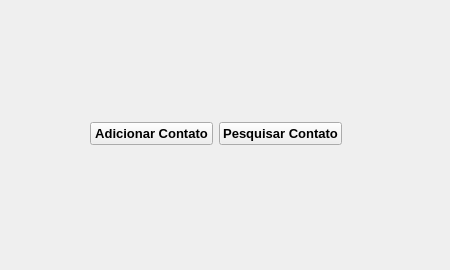
<?xml version="1.0" encoding="UTF-8"?>
<ui version="4.0">
 <class>FormPrincipal</class>
 <widget class="QMainWindow" name="FormPrincipal">
  <property name="geometry">
   <rect>
    <x>0</x>
    <y>0</y>
    <width>450</width>
    <height>270</height>
   </rect>
  </property>
  <property name="minimumSize">
   <size>
    <width>450</width>
    <height>270</height>
   </size>
  </property>
  <property name="maximumSize">
   <size>
    <width>450</width>
    <height>270</height>
   </size>
  </property>
  <property name="windowTitle">
   <string>Tela Principal</string>
  </property>
  <widget class="QWidget" name="centralwidget">
   <widget class="QWidget" name="layoutWidget">
    <property name="geometry">
     <rect>
      <x>90</x>
      <y>120</y>
      <width>252</width>
      <height>27</height>
     </rect>
    </property>
    <layout class="QHBoxLayout" name="horizontalLayout">
     <item>
      <widget class="QPushButton" name="btnAdd">
       <property name="font">
        <font>
         <pointsize>10</pointsize>
         <bold>true</bold>
        </font>
       </property>
       <property name="text">
        <string>Adicionar Contato</string>
       </property>
      </widget>
     </item>
     <item>
      <widget class="QPushButton" name="btnPesq">
       <property name="font">
        <font>
         <pointsize>10</pointsize>
         <bold>true</bold>
        </font>
       </property>
       <property name="text">
        <string>Pesquisar Contato</string>
       </property>
      </widget>
     </item>
    </layout>
   </widget>
  </widget>
 </widget>
 <resources/>
 <connections/>
</ui>
